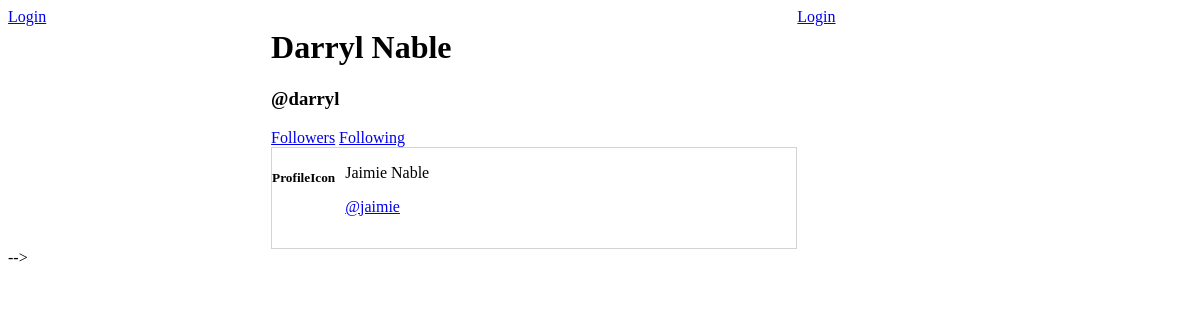
The page /following/1/ on the database as committed earlier.
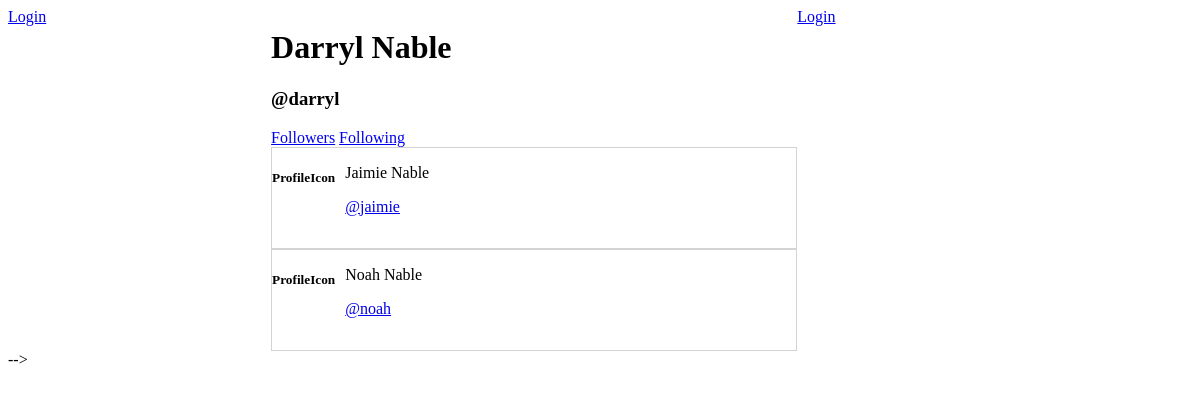
The same page on the database as committed later.
### base/models.py (models this page shows, shortened)
class Follower(models.Model):
    user = models.ForeignKey(User, on_delete=models.CASCADE, null=False, related_name="followed")
    follower = models.ForeignKey(User, on_delete=models.SET_NULL, null=True, related_name="follower")
    when = models.DateTimeField(auto_now=True)

### base/views.py (the view)
# urls.py: path('following/<str:pk>/', views.following, name="following"),
def following(request, pk):
    user = User.objects.get(id = pk)
    fullName = user.get_full_name()
    following = Follower.objects.filter(follower = user)
    context = {'user': user, 'fullName': fullName, 'usersToDisplay': following}
    return render(request, 'base/following.html', context)

### base/templates/base/following.html
{% extends 'main.html' %}
{% block content %}
<div>
    <h1>{{fullName}}</h1>
    <h3>@{{user.username}}</h3>
    <div id="follower-filter">
        <a href="{% url 'followers' user.id %}">Followers</a>
        <a href="{% url 'following' user.id %}">Following</a>
    </div>
    {% for following in usersToDisplay %}
    <div id="feed">
        <div>
            <h5>ProfileIcon</h5>
        </div>
        <div>
            <p>{{following.user.first_name}} {{following.user.last_name}}</p>
            <a href="{% url 'userProfile' following.user.id %}">@{{following.user.username}}</a>
        </div>
    </div>
    {% endfor %}
</div>
{% endblock content %}

Rows that differ between the two databases and show on the page:
added Follower: user.first_name "Noah", user.last_name "Nable", user.username "noah"
